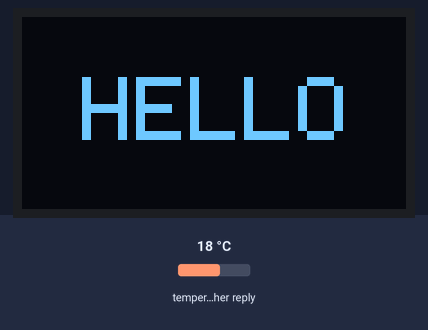
The sketch below on a simulated ESP8266 (NodeMCU). Parts: 128×64 one-colour display. The test bench sets the inputs (shaded band); at power-on: temperature in the weather reply 18 °C. WiFi joins after 1.5 s; servers stay silent unless stated; the local clock reads 2024-03-15 10:24:30 at power-on unless the sketch sets it; web services answer with replies made up by the test bench; what the sketch prints to the serial monitor is not drawn.

Above: at 2.1 s.
At 27.4 s:
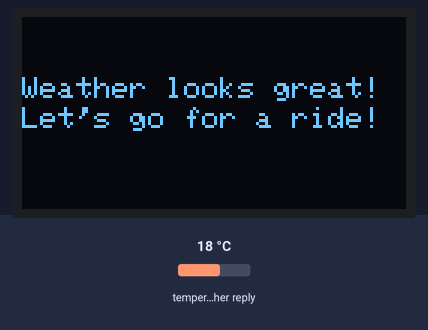
27.5 s: temperature in the weather reply set to 29 °C
At 38.1 s:
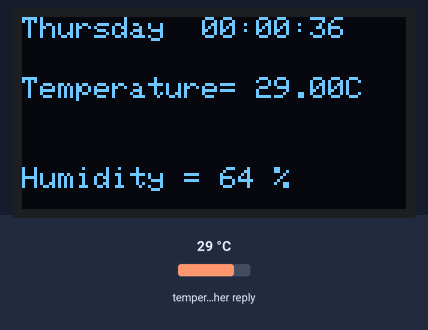
42.0 s: temperature in the weather reply set to 32 °C
At 59.9 s:
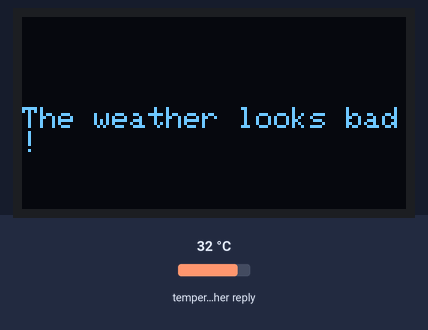
60.3 s: temperature in the weather reply set to -14 °C
At 71.5 s:
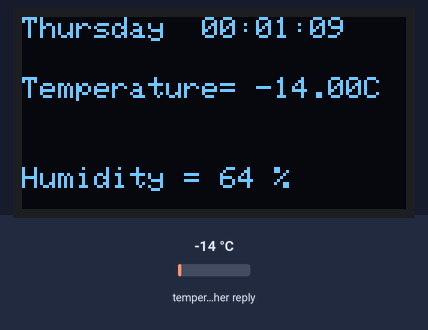
Timing chart, 0 to 73.0 s (numbered marks = the images above; inputs shaded):
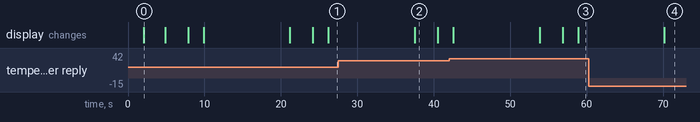

The sketch:

Weather_API.ino
```cpp
#include "ESP8266WiFi.h"
#include <ESP8266HTTPClient.h>
#include <ArduinoJson.h>
#include <Wire.h>
#include <Adafruit_GFX.h>
#include <Adafruit_SSD1306.h>
#include <NTPClient.h>
#include <WiFiUdp.h>

#define black   0x0000
#define blue    0x001F
#define red     0xF800
#define green   0x07E0
#define cyan    0x07FF
#define magenta 0xF81F
#define yellow  0xFFE0


#define SCREEN_WIDTH 128
#define SCREEN_HEIGHT 64

Adafruit_SSD1306 display(SCREEN_WIDTH, SCREEN_HEIGHT, &Wire, -1);

const char* ssid = "SLT_FIBER ";
const char* password = "jayathissa";

String Location = "Colombo, LK";
String API_Key = "f4793d8deec4b94c960e31a001a42ca2";

const long utcOffsetInSeconds = 0;

char daysOfTheWeek[7][12] = {"Sunday", "Monday", "Tuesday", "Wednesday", "Thursday", "Friday", "Saturday"};


WiFiUDP ntpUDP;
NTPClient timeClient(ntpUDP, "pool.ntp.org", utcOffsetInSeconds);

void setup(void)
{
  Serial.begin(9600);

  if(!display.begin(SSD1306_SWITCHCAPVCC, 0x3C)) {
    Serial.println(F("SSD1306 allocation failed"));
    for(;;);
  }


  delay(2000);
  display.clearDisplay();
  display.setTextSize(3);
  display.setTextColor(WHITE);
  display.setCursor(20, 20);

  display.println("HELLO");

  display.display();

  WiFi.begin(ssid, password);

  while (WiFi.status() != WL_CONNECTED) {
     delay(500);
     Serial.print(".");
  }
  Serial.println("");
  Serial.println("WiFi connected");
  Serial.println(WiFi.localIP());

  timeClient.begin();


}
void loop()
  {
if (WiFi.status() == WL_CONNECTED)
{
timeClient.begin();

HTTPClient http;


http.begin("http://api.openweathermap.org/data/2.5/weather?q=" + Location + "&APPID=" + API_Key);

int httpCode = http.GET();

if (httpCode > 0)
{
String payload = http.getString();

DynamicJsonBuffer jsonBuffer(512);


JsonObject& root = jsonBuffer.parseObject(payload);
if (!root.success()) {
Serial.println(F("Parsing failed!"));
return;
}

float temp = (float)(root["main"]["temp"]) - 273.15;
int humidity = root["main"]["humidity"];
float pressure = (float)(root["main"]["pressure"]) / 1000;
float wind_speed = root["wind"]["speed"];
int wind_degree = root["wind"]["deg"];


Serial.printf("Temperature = %.2f°C\r\n", temp);
Serial.printf("Humidity = %d %%\r\n", humidity);
Serial.printf("Pressure = %.3f bar\r\n", pressure);
Serial.printf("Wind speed = %.1f m/s\r\n", wind_speed);
Serial.printf("Wind degree = %d°\r\n\r\n", wind_degree);
Serial.print(daysOfTheWeek[timeClient.getDay()]);

 display.clearDisplay();

  display.setTextSize(1);
  display.setTextColor(WHITE);
  display.setCursor(0, 0);
  display.print(daysOfTheWeek[timeClient.getDay()]);
  display.setCursor(60, 0);
  display.print(timeClient.getFormattedTime());
  delay(1000);
  display.setTextSize(1);
  display.setTextColor(WHITE);
  display.setCursor(0, 20);
  display.printf("Temperature= %.2fC\r\n", temp);
  display.setCursor(0, 50);
  display.printf("Humidity = %d %%\r\n", humidity);
  display.display();
  delay(2000);
  display.clearDisplay();

  display.setTextSize(1);
  display.setTextColor(WHITE);
  display.setCursor(0, 0);
  display.print(daysOfTheWeek[timeClient.getDay()]);
  display.setCursor(60, 0);
  display.print(timeClient.getFormattedTime());
  delay(1000);
  display.setTextSize(1);
  display.setTextColor(WHITE);
  display.setCursor(0, 20);
  display.printf("Pressure = %.3f bar\r\n", pressure);
  display.setCursor(0, 50);
  display.printf("Wind speed = %.1f m/s\r\n", wind_speed);
  display.display();
  delay(2000);

  display.clearDisplay();

  if(temp < 30){
  display.setTextSize(1);
  display.setTextColor(WHITE);
  display.setCursor(0, 20);
  display.printf("Weather looks great!");
  display.setCursor(0, 30);
  display.printf("Let's go for a ride!");
  display.display();
  delay(3000);
  }else{
  display.setTextSize(1);
  display.setTextColor(WHITE);
  display.setCursor(0, 30);
  display.printf("The weather looks bad!");
  display.display();
  delay(3000);

}


http.end();

}

delay(6000);

}

delay(1000);
  }
```

Measured:
- the behaviour switches between 30 and 31 °C on temperature in the weather reply (found by bisection; images 2 and 3)
- what the display in image 0 shows lasts 2.7 s, from 2.1 s to 4.8 s
- what the display in image 2 shows lasts 3.0 s, from 37.5 s to 40.5 s
